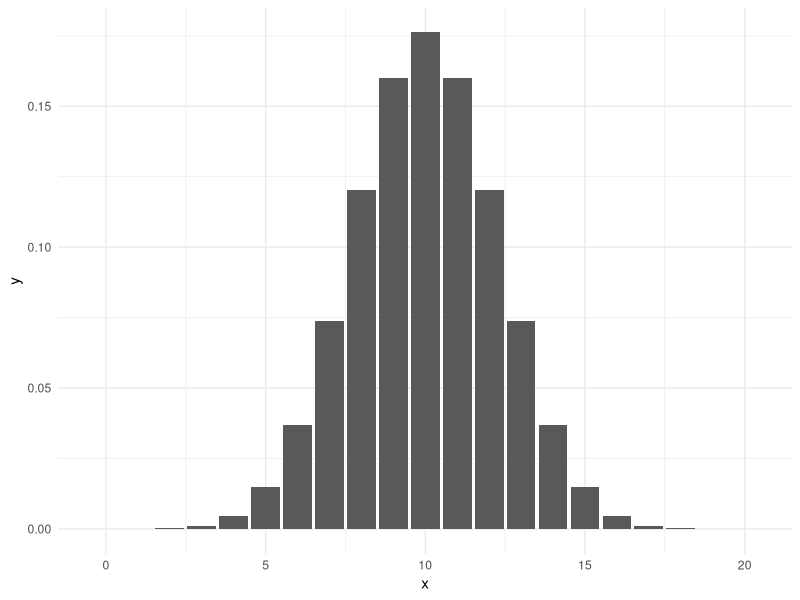
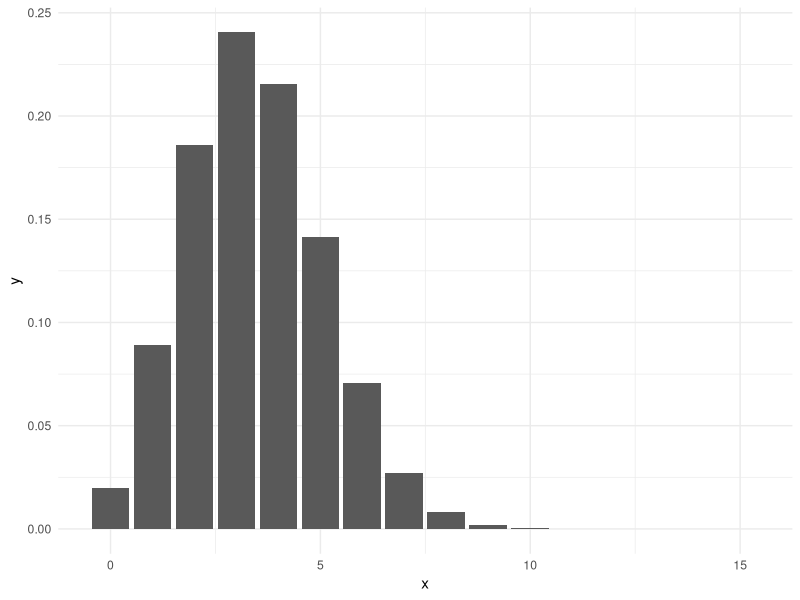

Write R code to recreate these figures, in order.
library(tidyverse)
theme_set(theme_minimal())

X <- 0:20
prob_coin <- dbinom(X, 20, 0.5)

tibble(x=X,y=prob_coin) |> 
  ggplot(aes(x=x,y=y)) +
  geom_col()

tibble(x=0:15,y=dbinom(0:15, 15, 0.23)) |> 
  ggplot(aes(x=x,y=y)) +
  geom_col()
